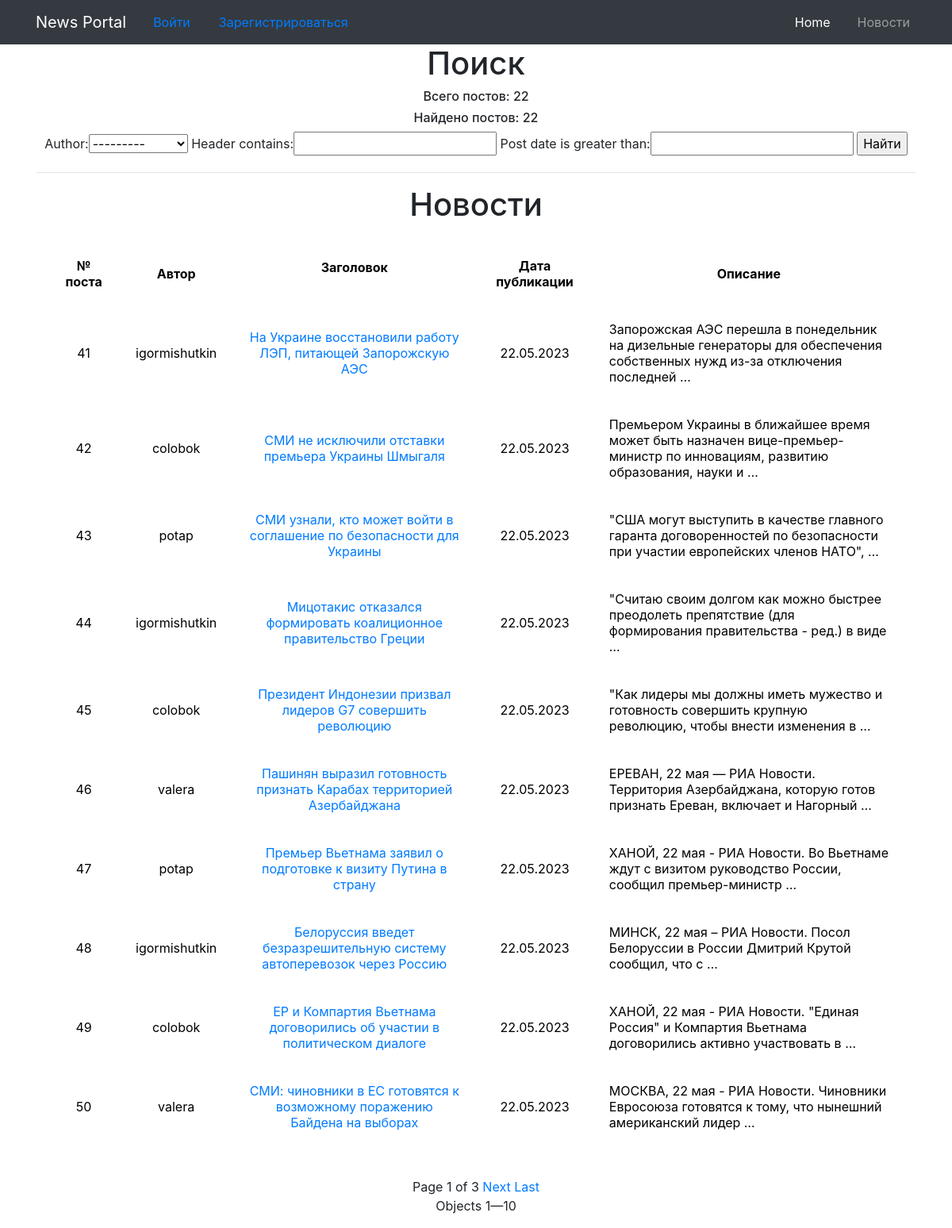
Page /news/ on the committed database.
### MyApp/models.py (models this page shows, shortened)
class Post(models.Model):
    author = models.ForeignKey(User, on_delete=models.CASCADE)
    header = models.CharField(max_length=100, blank=False)
    body = models.CharField(max_length=8000, blank=True)
    post_date = models.DateField(default=timezone.now)

### MyApp/views.py (the view)
# urls.py: path('', PostListView.as_view(), name='post_list'),
class PostListView(FilteredPostListView):
    filterset_class = PostFilterSet
    paginate_by = 10

### MyApp/templatetags/custom_template_funcs.py (called while the page is built)
@register.filter(name='censor')
def censor(value, arg):
    for i in value.split():
        if i.lower() in black_list:
            value = value.replace(i, arg)
    return value

### MyApp/templatetags/my_tags.py (called while the page is built)
@register.simple_tag(takes_context=True)
def param_replace(context, **kwargs):
    d = context['request'].GET.copy()
    for k, v in kwargs.items():
        d[k] = v
    for k in [k for k, v in d.items() if not v]:
        del d[k]
    return d.urlencode()

### MyApp/views.py (called while the page is built)
    def get_context_data(self, **kwargs):
        context = super().get_context_data(**kwargs)
        context['post_search'] = self.filterset  # объявляем для шаблона способ обращения к отфильтрованному queryset
        context['all_news_count'] = Post.objects.all().count()
        context['posts_found'] = self.get_queryset().count()
        return context

    def get_queryset(self):
        queryset = super().get_queryset().order_by('post_date', 'id')
        self.filterset = self.filterset_class(self.request.GET, queryset=queryset)
        return self.filterset.qs.all()

### templates/MyApp/post_list.html (shortened to what this page needs)
{% extends 'flatpages/default.html' %}
{% load custom_template_funcs %}
{% block content %}
<h1>Поиск</h1>
<h6>Всего постов: {{ all_news_count }}</h6>
<h6>Найдено постов: {{ posts_found }}</h6>
<form method="GET">
    {{ post_search.form }}
    <input type="submit" value="Найти">
</form>
<hr>
{% load my_tags %}
{% if object_list %}
<h1>Новости</h1>
    <table>
        <tr>
            <td valign="top" align="center"><b>№ поста</b></td>
            <td align="center"><b>Автор</b></td>
            <td align="center"><b>Заголовок<p></b></td>
            <td align="center"><b>Дата публикации</b></td>
            <td align="center"><b>Описание </b></td>
        </tr>
        {% for post in object_list %}
        <tr>
            <td align="center">{{ post.id }}</td>
            <td align="center">{{ post.author }}</td>
            <td align="center">
                <a href="{% url 'post_details' post.id %}">
                    {{ post.header|default:"Без заголовка"|censor:'***' }}
                </a>
            </td>
            <td align="center">{{ post.post_date|default:"Без даты"|date:'d.m.Y' }}</td>
            <td>
                {{ post.body|censor:'***'|truncatewords:15 }}
            </td>
        {% endfor %}
        </tr>
    </table>
{% else %}
<h2>
    Новостей нет!
</h2>
{% endif %}
<br>
{% if is_paginated %}
  Page {{ page_obj.number }} of {{ paginator.num_pages }}
  {% if page_obj.has_next %}
    {% if page_obj.next_page_number != paginator.num_pages %}
      <a href="?{% param_replace page=page_obj.next_page_number %}">Next</a>
    {% endif %}
    <a href="?{% param_replace page=paginator.num_pages %}">Last</a>
  {% endif %}
  <p>Objects {{ page_obj.start_index }}—{{ page_obj.end_index }}</p>
{% endif %}
{% endblock content %}

### templates/MyApp/post_list.html (style rules this page uses)
TABLE { background: rgb(255, 255, 255); border: 5px double #ffffff; color: black; width: 100%; border: 1px solid rgb(255, 255, 255); border-spacing: 7px 5px; padding: 10px; }
TD, TH { border: 30px solid rgba(255, 255, 255, 0.1); padding: 5px; }
h2, h1 { text-align: center; }

### rows in the picture
Post: id "41", author "igormishutkin", header|censor "На Украине восстановили работу ЛЭП, питающей Запорожскую АЭС", post_date "22.05.2023", body|censor "Запорожская АЭС перешла в понедельник на дизельные генераторы для обеспечения собственных нужд из-за отключения последней …"
Post: id "42", author "colobok", header|censor "СМИ не исключили отставки премьера Украины Шмыгаля", post_date "22.05.2023", body|censor "Премьером Украины в ближайшее время может быть назначен вице-премьер-министр по инновациям, развитию образования, науки и …"
Post: id "43", author "potap", header|censor "СМИ узнали, кто может войти в соглашение по безопасности для Украины", post_date "22.05.2023", body|censor "\"США могут выступить в качестве главного гаранта договоренностей по безопасности при участии европейских членов НАТО\", …"
Post: id "44", author "igormishutkin", header|censor "Мицотакис отказался формировать коалиционное правительство Греции", post_date "22.05.2023", body|censor "\"Считаю своим долгом как можно быстрее преодолеть препятствие (для формирования правительства - ред.) в виде …"
Post: id "45", author "colobok", header|censor "Президент Индонезии призвал лидеров G7 совершить революцию", post_date "22.05.2023", body|censor "\"Как лидеры мы должны иметь мужество и готовность совершить крупную революцию, чтобы внести изменения в …"
Post: id "46", author "valera", header|censor "Пашинян выразил готовность признать Карабах территорией Азербайджана", post_date "22.05.2023", body|censor "ЕРЕВАН, 22 мая — РИА Новости. Территория Азербайджана, которую готов признать Ереван, включает и Нагорный …"
Post: id "47", author "potap", header|censor "Премьер Вьетнама заявил о подготовке к визиту Путина в страну", post_date "22.05.2023", body|censor "ХАНОЙ, 22 мая - РИА Новости. Во Вьетнаме ждут с визитом руководство России, сообщил премьер-министр …"
Post: id "48", author "igormishutkin", header|censor "Белоруссия введет безразрешительную систему автоперевозок через Россию", post_date "22.05.2023", body|censor "МИНСК, 22 мая – РИА Новости. Посол Белоруссии в России Дмитрий Крутой сообщил, что с …"
Post: id "49", author "colobok", header|censor "ЕР и Компартия Вьетнама договорились об участии в политическом диалоге", post_date "22.05.2023", body|censor "ХАНОЙ, 22 мая - РИА Новости. \"Единая Россия\" и Компартия Вьетнама договорились активно участвовать в …"
Post: id "50", author "valera", header|censor "СМИ: чиновники в ЕС готовятся к возможному поражению Байдена на выборах", post_date "22.05.2023", body|censor "МОСКВА, 22 мая - РИА Новости. Чиновники Евросоюза готовятся к тому, что нынешний американский лидер …"

### other values in the picture
{{ all_news_count }} "22"
{{ posts_found }} "22"
{{ page_obj.number }} "1"
{{ paginator.num_pages }} "3"
{{ page_obj.start_index }} "1"
{{ page_obj.end_index }} "10"
